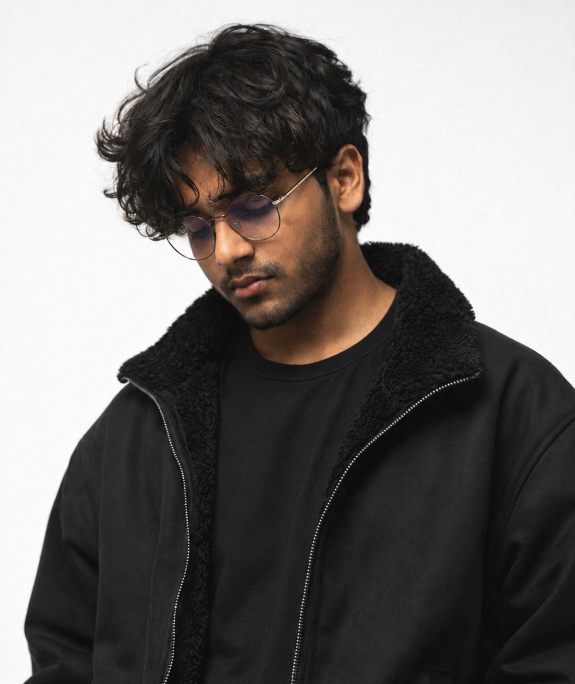
#> input picture photo.jpg, 1150 x 1368 px (shown at 1/2 size)
$ python -i generate_portrait.py   (imports and definitions only)
#> lines starting #> are read from the running program, lines starting #| are printed output that depends on the picture
"""
Photo -> animated ASCII portrait SVG.

Usage:
    python generate_portrait.py photo.jpg -o ascii.svg

Pipeline (matches the guide's spec):
  1. rembg cut-out              -> background forced to pure white
  2. bilateral filter           -> smooths skin, keeps edges
  3. CLAHE, clip=3.0            -> local contrast per tile
  4. darkening curve (v/255)^1.7 -> keeps glasses/brows/lips from washing out
  5. map brightness -> 13-char ramp, leading space clears background to nothing
  6. render as a self-typing animated SVG (SMIL clipPath wipe, staggered rows)
"""

import argparse
import io

import cv2
import numpy as np
from PIL import Image
from rembg import remove

# 13-level ramp, lightest (background) to darkest. Index 0 must stay a space
# so the removed background renders as nothing, not a visible glyph.
RAMP = [" ", ".", "`", "'", '"', ",", ":", ";", "+", "*", "#", "%", "@"]

COLS = 90
CHAR_ASPECT = 0.48  # rows = cols * (h/w) * CHAR_ASPECT, monospace chars ~2x tall as wide
FONT_SIZE = 12.9
CHAR_W = 0.600 * FONT_SIZE  # advance width baked in at 0.600em (JetBrains/Liberation/DejaVu/Noto)
ROW_H = FONT_SIZE * 1.05
STAGGER = 0.09  # seconds between each row's typing start
TYPE_DURATION = 0.6  # seconds for a single row to wipe in


# [7 lines left out: function cutout_to_white, not called in this run]


def process_grayscale(rgb_img: Image.Image) -> np.ndarray:
    """bilateral filter -> CLAHE -> darkening curve. Returns uint8 grayscale array."""
    gray = cv2.cvtColor(np.array(rgb_img), cv2.COLOR_RGB2GRAY)
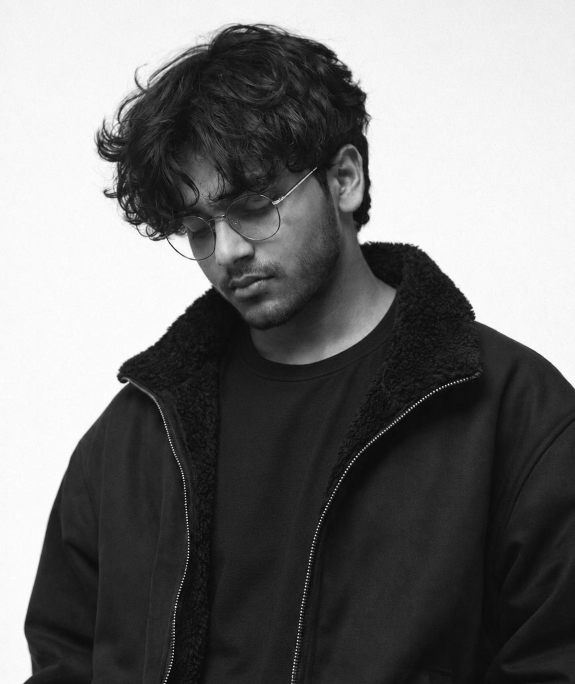
#> gray: shape (1368, 1150) (shown at 1/2 size); min 0, max 255, mean 115.6

    smoothed = cv2.bilateralFilter(gray, d=9, sigmaColor=75, sigmaSpace=75)

    clahe = cv2.createCLAHE(clipLimit=3.0, tileGridSize=(8, 8))
    contrasted = clahe.apply(smoothed)
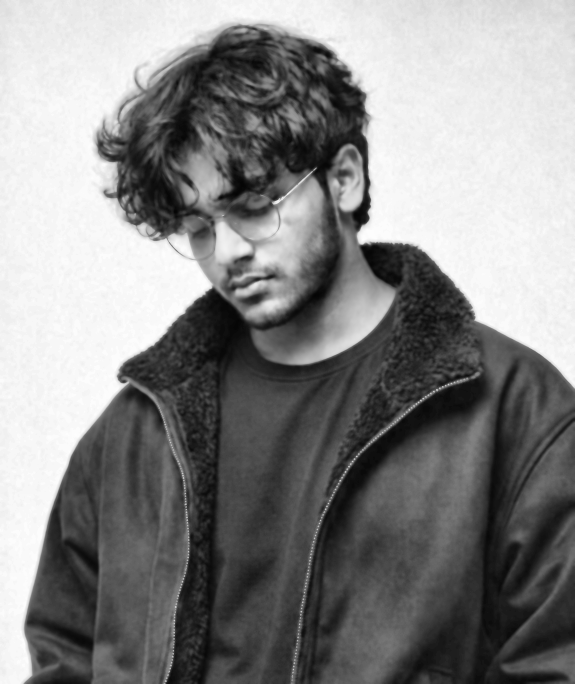
#> contrasted: shape (1368, 1150) (shown at 1/2 size); min 4, max 254, mean 134.3

    curved = (np.power(contrasted.astype(np.float64) / 255.0, 1.7) * 255.0)
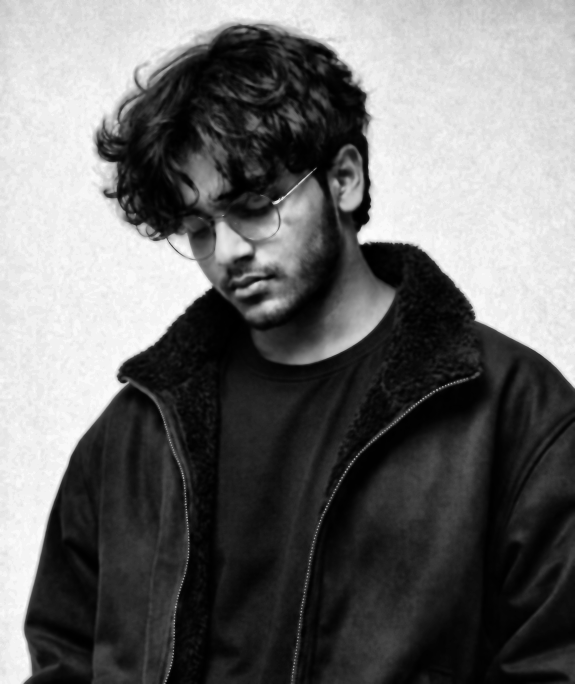
#> curved: shape (1368, 1150) float64 (shown at 1/2 size); min 0.218, max 253.3, mean 107.7
    return curved.astype(np.uint8)


# [74 lines left out: functions to_ascii_rows, rows_to_svg, main, not called in this run]


# [2 lines not run here, left out]

>>> import cv2
>>> picture = cv2.cvtColor(cv2.imread('../photo.jpg'), cv2.COLOR_BGR2RGB)
>>> result = process_grayscale(picture)
